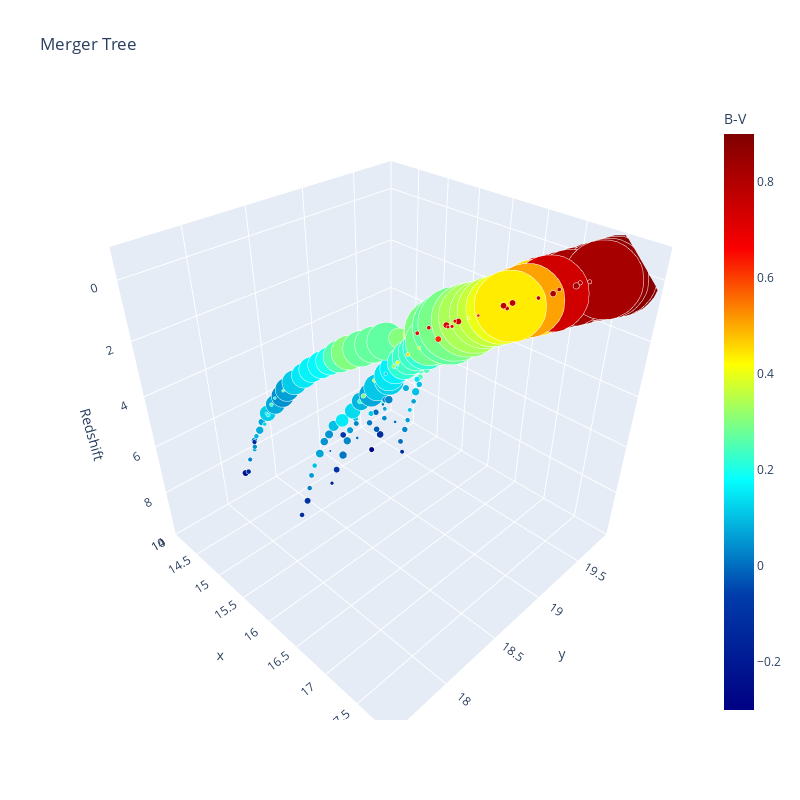

Write notebook code for a chart like this one.
### Code cell
fig = px.scatter_3d(df, x='y', y='x', z='Redshift',
                       size="Baryonic Mass", color='B-V', color_continuous_scale=px.colors.sequential.Jet,range_color=(-0.3,.9),
                    size_max=80, opacity=1, title='Merger Tree')

fig.update_layout(
    scene = dict(
        yaxis = dict(nticks=8, range=[14,18]),
        xaxis = dict(nticks=8, range=[19.9,17.5]),
        zaxis = dict(nticks=10, range=[10,-1])),
    width=800,
    height=800,
    scene_aspectmode='cube')

fig.write_html("mergertree1.html")
fig.show()

### Figure 1 — Plotly figure (JSON) as saved in the notebook; plotly's stock layout.template omitted (floating-point values rounded to 4 significant figures; data arrays with more than 128 entries replaced by an {"elided": "..."} marker saying what was removed)
{"data": [{"hovertemplate": "y=%{x}<br>x=%{y}<br>Redshift=%{z}<br>Baryonic Mass=%{marker.size}<br>B-V=%{marker.color}<extra></extra>", "legendgroup": "", "marker": {"color": {"elided": "240 float values"}, "coloraxis": "coloraxis", "opacity": 1, "size": {"elided": "240 float values"}, "sizemode": "area", "sizeref": 0.00616, "symbol": "circle"}, "mode": "markers", "name": "", "scene": "scene", "showlegend": false, "type": "scatter3d", "x": {"elided": "240 float values"}, "y": {"elided": "240 float values"}, "z": {"elided": "240 float values"}}], "layout": {"coloraxis": {"cmax": 0.9, "cmin": -0.3, "colorbar": {"title": {"text": "B-V"}}, "colorscale": [[0, "rgb(0,0,131)"], [0.2, "rgb(0,60,170)"], [0.4, "rgb(5,255,255)"], [0.6, "rgb(255,255,0)"], [0.8, "rgb(250,0,0)"], [1, "rgb(128,0,0)"]]}, "height": 800, "legend": {"itemsizing": "constant", "tracegroupgap": 0}, "scene": {"aspectmode": "cube", "domain": {"x": [0, 1], "y": [0, 1]}, "xaxis": {"nticks": 8, "range": [19.9, 17.5], "title": {"text": "y"}}, "yaxis": {"nticks": 8, "range": [14, 18], "title": {"text": "x"}}, "zaxis": {"nticks": 10, "range": [10, -1], "title": {"text": "Redshift"}}}, "title": {"text": "Merger Tree"}, "width": 800}}
